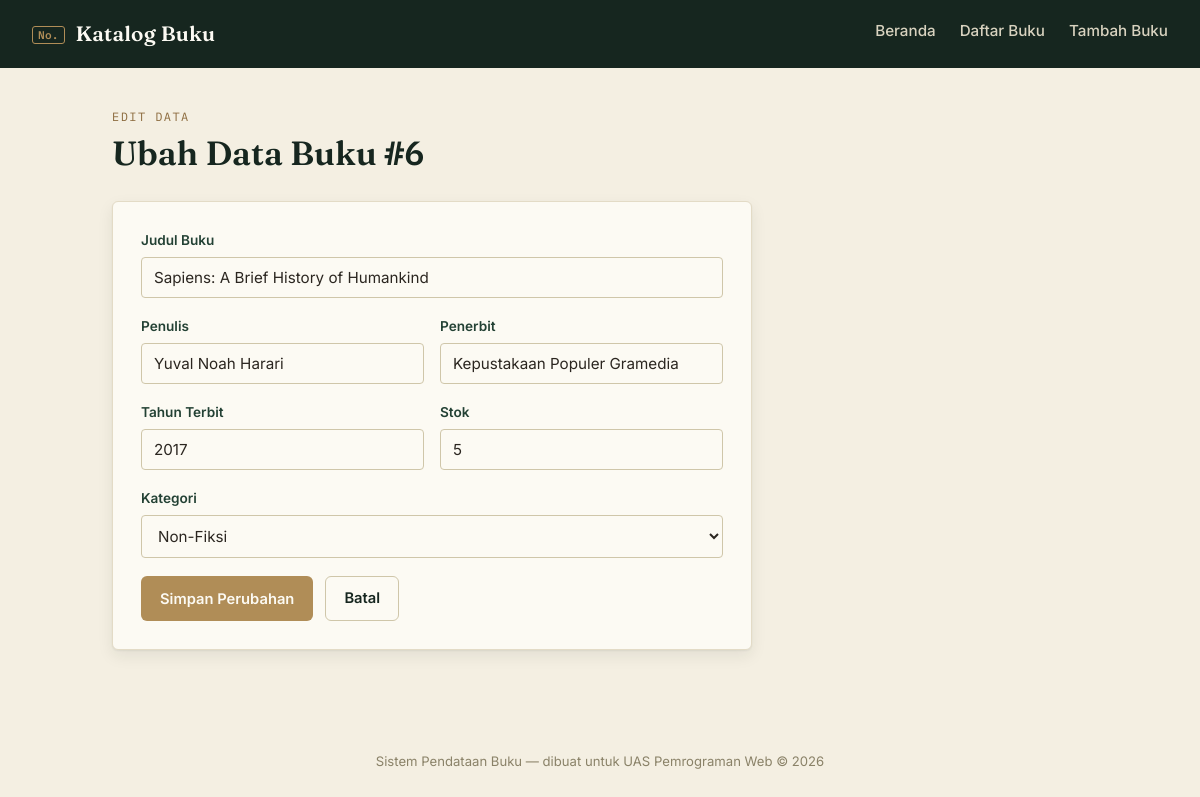
Screenshot of /edit.php?id=6 with the database file from the repository.
### tables this page shows
CREATE TABLE IF NOT EXISTS buku (
    id_buku       INT AUTO_INCREMENT PRIMARY KEY,
    judul         VARCHAR(150) NOT NULL,
    penulis       VARCHAR(100) NOT NULL,
    penerbit      VARCHAR(100) NOT NULL,
    tahun_terbit  YEAR NOT NULL,
    kategori      VARCHAR(50)  NOT NULL,
    stok          INT NOT NULL DEFAULT 0,
    created_at    TIMESTAMP DEFAULT CURRENT_TIMESTAMP
);

### functions.php (called while the page is built, shortened)
<?php
function getBukuById($conn, $id)
{
    $query = "SELECT * FROM buku WHERE id_buku = ?";
    $stmt  = mysqli_prepare($conn, $query);
    mysqli_stmt_bind_param($stmt, "i", $id);
    mysqli_stmt_execute($stmt);
    $result = mysqli_stmt_get_result($stmt);
    return mysqli_fetch_assoc($result);
}
?>

### edit.php (the view, shortened to what this page needs)
<?php
require "koneksi.php";
require "functions.php";
$id = (int) $_GET['id'];
$buku = getBukuById($conn, $id);
$judul    = $buku['judul'];
$penulis  = $buku['penulis'];
$penerbit = $buku['penerbit'];
$tahun    = $buku['tahun_terbit'];
$kategori = $buku['kategori'];
$stok     = $buku['stok'];
include "header.php";
?>
<section class="page-head">
    <p class="eyebrow">Edit Data</p>
    <h1>Ubah Data Buku <span class="mono">#<?php echo $id; ?></span></h1>
</section>
<form action="edit.php?id=<?php echo $id; ?>" method="POST" class="card form-slip">
    <div class="form-row">
        <label for="judul">Judul Buku</label>
        <input type="text" id="judul" name="judul" value="<?php echo htmlspecialchars($judul); ?>" required>
    </div>
    <div class="form-row form-row-split">
        <div>
            <label for="penulis">Penulis</label>
            <input type="text" id="penulis" name="penulis" value="<?php echo htmlspecialchars($penulis); ?>" required>
        </div>
        <div>
            <label for="penerbit">Penerbit</label>
            <input type="text" id="penerbit" name="penerbit" value="<?php echo htmlspecialchars($penerbit); ?>" required>
        </div>
    </div>
    <div class="form-row form-row-split">
        <div>
            <label for="tahun_terbit">Tahun Terbit</label>
            <input type="number" id="tahun_terbit" name="tahun_terbit" min="1000" max="<?php echo date('Y'); ?>"
                   value="<?php echo htmlspecialchars($tahun); ?>" required>
        </div>
        <div>
            <label for="stok">Stok</label>
            <input type="number" id="stok" name="stok" min="0" value="<?php echo htmlspecialchars($stok); ?>" required>
        </div>
    </div>
    <div class="form-row">
        <label for="kategori">Kategori</label>
        <select id="kategori" name="kategori">
            <?php
            $listKategori = ["Fiksi", "Non-Fiksi", "Pendidikan", "Pengembangan Diri", "Lainnya"];
            foreach ($listKategori as $k) {
                $selected = ($kategori === $k) ? "selected" : "";
                echo "<option value='" . htmlspecialchars($k) . "' $selected>" . htmlspecialchars($k) . "</option>";
            }
            ?>
        </select>
    </div>
    <div class="form-actions">
        <button type="submit" class="btn btn-brass">Simpan Perubahan</button>
        <a href="daftar.php" class="btn btn-ghost">Batal</a>
    </div>
</form>
<?php include "footer.php"; ?>

### css/style.css (style rules this page uses)
:root { --forest-900: #16261F; --forest-700: #234134; --cream-50: #FCFAF3; --cream-100: #F4EFE2; --brass-500: #B08D57; --brass-700: #8C6B3E; --ink-700: #2B2620; --rust-500: #A1432B; --rust-700: #7E3220; --sage-500: #5E8569; --font-display: "Fraunces", Georgia, serif; --font-body: "Inter", system-ui, sans-serif; --font-mono: "IBM Plex Mono", "Courier New", monospace; --radius: 6px; --shadow-card: 0 1px 2px rgba(22, 38, 31, 0.06), 0 6px 16px rgba(22, 38, 31, 0.08); }
* { box-sizing: border-box; }
html { scroll-behavior: smooth; }
body { margin: 0; background: var(--cream-100); color: var(--ink-700); font-family: var(--font-body); line-height: 1.55; }
a { color: var(--brass-700); text-decoration: none; }
.mono { font-family: var(--font-mono); }
.page-head { margin-bottom: 28px; }
.eyebrow { font-family: var(--font-mono); text-transform: uppercase; letter-spacing: 0.12em; font-size: 0.75rem; color: var(--brass-700); margin: 0 0 6px; }
h1, h2 { font-family: var(--font-display); color: var(--forest-900); margin: 0 0 12px; font-weight: 600; }
h1 { font-size: 2.1rem; line-height: 1.2; }
.card { background: var(--cream-50); border: 1px solid #e3dbc6; border-radius: var(--radius); box-shadow: var(--shadow-card); padding: 28px; }
.btn { display: inline-flex; align-items: center; gap: 6px; font-family: var(--font-body); font-weight: 600; font-size: 0.92rem; padding: 10px 18px; border-radius: var(--radius); border: 1px solid transparent; cursor: pointer; transition: background 0.15s ease, color 0.15s ease, border-color 0.15s ease; }
.btn-brass { background: var(--brass-500); color: var(--cream-50); }
.btn-ghost { background: transparent; color: var(--forest-900); border-color: #cfc6a9; }
.form-slip { max-width: 640px; }
.form-row { margin-bottom: 18px; }
.form-row-split { display: grid; grid-template-columns: 1fr 1fr; gap: 16px; }
label { display: block; font-size: 0.85rem; font-weight: 600; color: var(--forest-700); margin-bottom: 6px; }
input[type="text"], input[type="number"], select { width: 100%; padding: 10px 12px; border: 1px solid #cfc6a9; border-radius: 4px; background: var(--cream-50); font-family: var(--font-body); font-size: 0.95rem; color: var(--ink-700); }
.form-actions { display: flex; gap: 12px; margin-top: 12px; }

### rows the page displays
buku: judul "Sapiens: A Brief History of Humankind", penulis "Yuval Noah Harari", penerbit "Kepustakaan Populer Gramedia", tahun_terbit "2017", stok "5"

### other values shown
$id "6"
form field kategori "Non-Fiksi"
